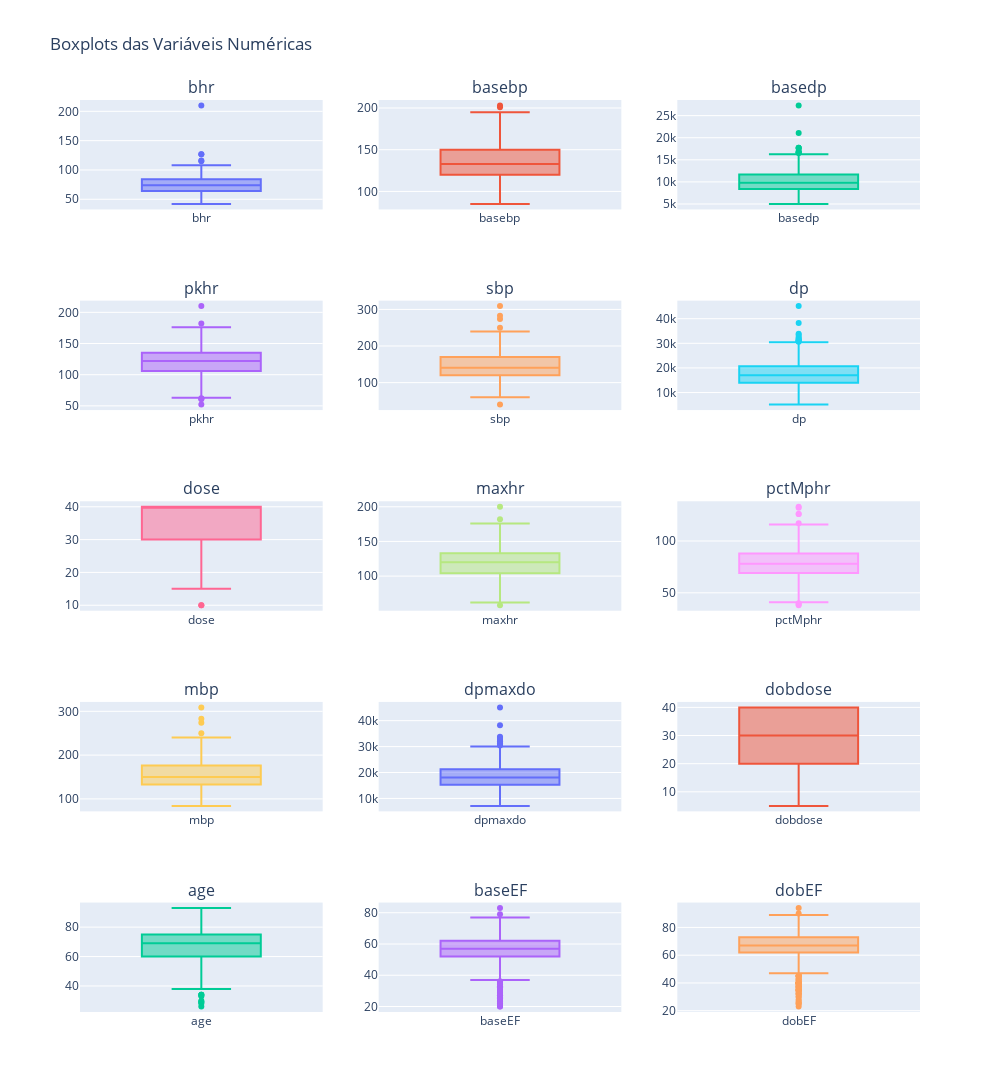

Notebook source saved alongside this figure:
### Code cell
import pandas as pd
import plotly.express as px
from plotly.subplots import make_subplots
import plotly.graph_objects as go

# Supondo que 'data' seja o DataFrame já carregado com seus dados

# Lista de variáveis numéricas
numeric_vars = ['bhr', 'basebp', 'basedp', 'pkhr', 'sbp', 'dp', 'dose', 
                'maxhr', 'pctMphr', 'mbp', 'dpmaxdo', 'dobdose', 'age', 
                'baseEF', 'dobEF']

# Criar subplots - ajustando o número de linhas e colunas com base no número de variáveis numéricas
num_cols = 3  # Número de colunas que você deseja no grid
num_rows = -(-len(numeric_vars) // num_cols)  # Calculando o número de linhas necessárias

# Criar a figura dos subplots
fig = make_subplots(rows=num_rows, cols=num_cols, subplot_titles=numeric_vars)

# Adicionar cada boxplot aos subplots
for i, column in enumerate(numeric_vars):
    row = i // num_cols + 1
    col = i % num_cols + 1
    fig.add_trace(go.Box(y=data[column], name=column), row=row, col=col)

# Atualizar layout
fig.update_layout(height=300*num_rows, width=1000, title_text="Boxplots das Variáveis Numéricas", showlegend=False)

# Mostrar figura
fig.show()

### Figure 1 — Plotly figure (JSON) as saved in the notebook; plotly's stock layout.template omitted (floating-point values rounded to 4 significant figures; data arrays with more than 128 entries replaced by an {"elided": "..."} marker saying what was removed)
{"data": [{"name": "bhr", "type": "box", "xaxis": "x", "y": {"elided": "558 int values"}, "yaxis": "y"}, {"name": "basebp", "type": "box", "xaxis": "x2", "y": {"elided": "558 int values"}, "yaxis": "y2"}, {"name": "basedp", "type": "box", "xaxis": "x3", "y": {"elided": "558 int values"}, "yaxis": "y3"}, {"name": "pkhr", "type": "box", "xaxis": "x4", "y": {"elided": "558 int values"}, "yaxis": "y4"}, {"name": "sbp", "type": "box", "xaxis": "x5", "y": {"elided": "558 int values"}, "yaxis": "y5"}, {"name": "dp", "type": "box", "xaxis": "x6", "y": {"elided": "558 int values"}, "yaxis": "y6"}, {"name": "dose", "type": "box", "xaxis": "x7", "y": {"elided": "558 int values"}, "yaxis": "y7"}, {"name": "maxhr", "type": "box", "xaxis": "x8", "y": {"elided": "558 int values"}, "yaxis": "y8"}, {"name": "pctMphr", "type": "box", "xaxis": "x9", "y": {"elided": "558 int values"}, "yaxis": "y9"}, {"name": "mbp", "type": "box", "xaxis": "x10", "y": {"elided": "558 int values"}, "yaxis": "y10"}, {"name": "dpmaxdo", "type": "box", "xaxis": "x11", "y": {"elided": "558 int values"}, "yaxis": "y11"}, {"name": "dobdose", "type": "box", "xaxis": "x12", "y": {"elided": "558 int values"}, "yaxis": "y12"}, {"name": "age", "type": "box", "xaxis": "x13", "y": {"elided": "558 int values"}, "yaxis": "y13"}, {"name": "baseEF", "type": "box", "xaxis": "x14", "y": {"elided": "558 int values"}, "yaxis": "y14"}, {"name": "dobEF", "type": "box", "xaxis": "x15", "y": {"elided": "558 int values"}, "yaxis": "y15"}], "layout": {"annotations": [{"font": {"size": 16}, "showarrow": false, "text": "bhr", "x": 0.1444, "xanchor": "center", "xref": "paper", "y": 1, "yanchor": "bottom", "yref": "paper"}, {"font": {"size": 16}, "showarrow": false, "text": "basebp", "x": 0.5, "xanchor": "center", "xref": "paper", "y": 1, "yanchor": "bottom", "yref": "paper"}, {"font": {"size": 16}, "showarrow": false, "text": "basedp", "x": 0.8556, "xanchor": "center", "xref": "paper", "y": 1, "yanchor": "bottom", "yref": "paper"}, {"font": {"size": 16}, "showarrow": false, "text": "pkhr", "x": 0.1444, "xanchor": "center", "xref": "paper", "y": 0.78, "yanchor": "bottom", "yref": "paper"}, {"font": {"size": 16}, "showarrow": false, "text": "sbp", "x": 0.5, "xanchor": "center", "xref": "paper", "y": 0.78, "yanchor": "bottom", "yref": "paper"}, {"font": {"size": 16}, "showarrow": false, "text": "dp", "x": 0.8556, "xanchor": "center", "xref": "paper", "y": 0.78, "yanchor": "bottom", "yref": "paper"}, {"font": {"size": 16}, "showarrow": false, "text": "dose", "x": 0.1444, "xanchor": "center", "xref": "paper", "y": 0.56, "yanchor": "bottom", "yref": "paper"}, {"font": {"size": 16}, "showarrow": false, "text": "maxhr", "x": 0.5, "xanchor": "center", "xref": "paper", "y": 0.56, "yanchor": "bottom", "yref": "paper"}, {"font": {"size": 16}, "showarrow": false, "text": "pctMphr", "x": 0.8556, "xanchor": "center", "xref": "paper", "y": 0.56, "yanchor": "bottom", "yref": "paper"}, {"font": {"size": 16}, "showarrow": false, "text": "mbp", "x": 0.1444, "xanchor": "center", "xref": "paper", "y": 0.34, "yanchor": "bottom", "yref": "paper"}, {"font": {"size": 16}, "showarrow": false, "text": "dpmaxdo", "x": 0.5, "xanchor": "center", "xref": "paper", "y": 0.34, "yanchor": "bottom", "yref": "paper"}, {"font": {"size": 16}, "showarrow": false, "text": "dobdose", "x": 0.8556, "xanchor": "center", "xref": "paper", "y": 0.34, "yanchor": "bottom", "yref": "paper"}, {"font": {"size": 16}, "showarrow": false, "text": "age", "x": 0.1444, "xanchor": "center", "xref": "paper", "y": 0.12, "yanchor": "bottom", "yref": "paper"}, {"font": {"size": 16}, "showarrow": false, "text": "baseEF", "x": 0.5, "xanchor": "center", "xref": "paper", "y": 0.12, "yanchor": "bottom", "yref": "paper"}, {"font": {"size": 16}, "showarrow": false, "text": "dobEF", "x": 0.8556, "xanchor": "center", "xref": "paper", "y": 0.12, "yanchor": "bottom", "yref": "paper"}], "height": 1500, "showlegend": false, "title": {"text": "Boxplots das Variáveis Numéricas"}, "width": 1000, "xaxis": {"anchor": "y", "domain": [0, 0.2889]}, "xaxis10": {"anchor": "y10", "domain": [0, 0.2889]}, "xaxis11": {"anchor": "y11", "domain": [0.3556, 0.6444]}, "xaxis12": {"anchor": "y12", "domain": [0.7111, 1]}, "xaxis13": {"anchor": "y13", "domain": [0, 0.2889]}, "xaxis14": {"anchor": "y14", "domain": [0.3556, 0.6444]}, "xaxis15": {"anchor": "y15", "domain": [0.7111, 1]}, "xaxis2": {"anchor": "y2", "domain": [0.3556, 0.6444]}, "xaxis3": {"anchor": "y3", "domain": [0.7111, 1]}, "xaxis4": {"anchor": "y4", "domain": [0, 0.2889]}, "xaxis5": {"anchor": "y5", "domain": [0.3556, 0.6444]}, "xaxis6": {"anchor": "y6", "domain": [0.7111, 1]}, "xaxis7": {"anchor": "y7", "domain": [0, 0.2889]}, "xaxis8": {"anchor": "y8", "domain": [0.3556, 0.6444]}, "xaxis9": {"anchor": "y9", "domain": [0.7111, 1]}, "yaxis": {"anchor": "x", "domain": [0.88, 1]}, "yaxis10": {"anchor": "x10", "domain": [0.22, 0.34]}, "yaxis11": {"anchor": "x11", "domain": [0.22, 0.34]}, "yaxis12": {"anchor": "x12", "domain": [0.22, 0.34]}, "yaxis13": {"anchor": "x13", "domain": [0, 0.12]}, "yaxis14": {"anchor": "x14", "domain": [0, 0.12]}, "yaxis15": {"anchor": "x15", "domain": [0, 0.12]}, "yaxis2": {"anchor": "x2", "domain": [0.88, 1]}, "yaxis3": {"anchor": "x3", "domain": [0.88, 1]}, "yaxis4": {"anchor": "x4", "domain": [0.66, 0.78]}, "yaxis5": {"anchor": "x5", "domain": [0.66, 0.78]}, "yaxis6": {"anchor": "x6", "domain": [0.66, 0.78]}, "yaxis7": {"anchor": "x7", "domain": [0.44, 0.56]}, "yaxis8": {"anchor": "x8", "domain": [0.44, 0.56]}, "yaxis9": {"anchor": "x9", "domain": [0.44, 0.56]}}}
